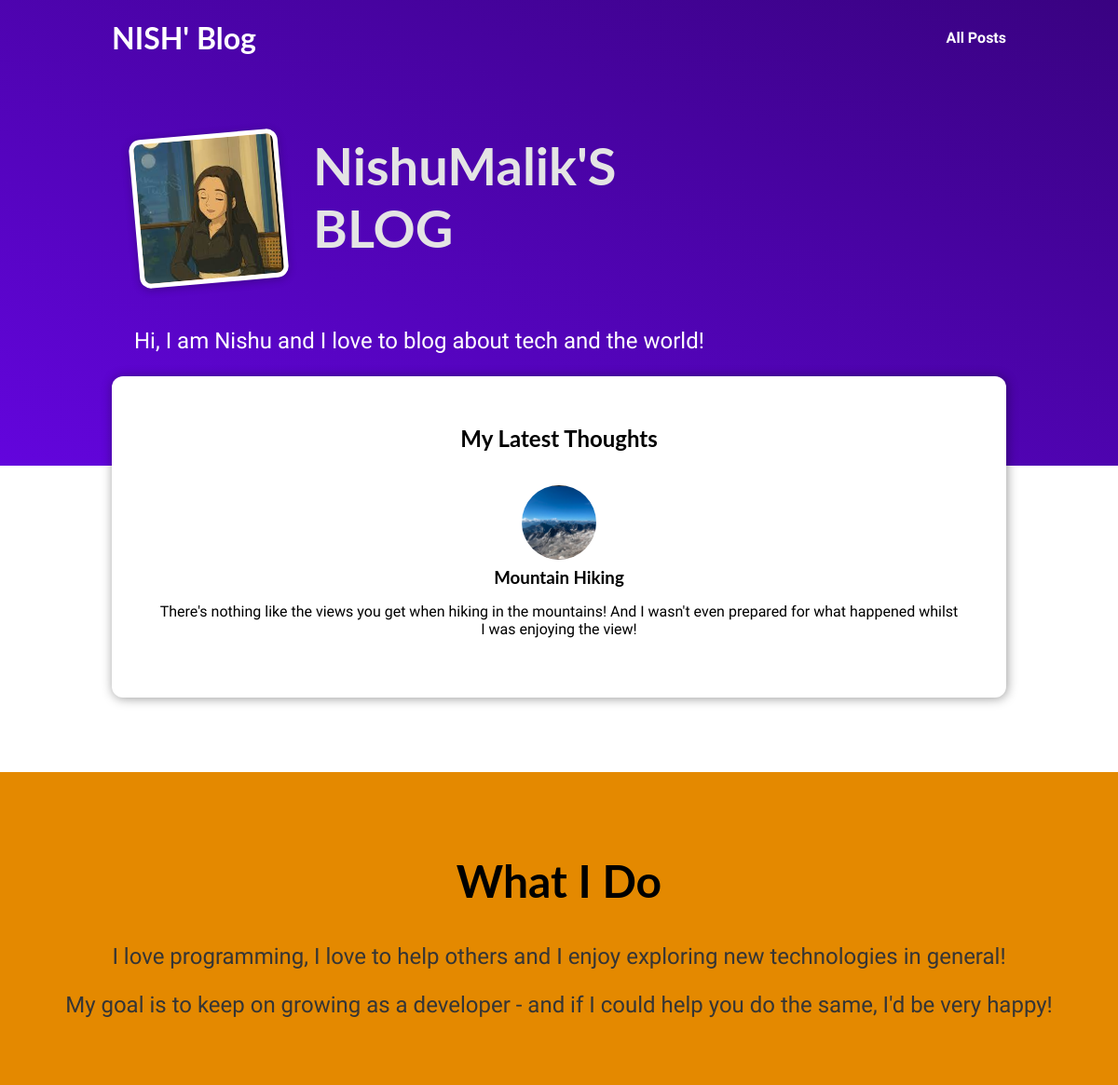
The page / on the database its author committed.
### blog/models.py (models this page shows, shortened)
class Post(models.Model):  # Capitalized model name
    slug = models.SlugField(max_length=200, unique=True, db_index=True)
    image = models.ImageField(upload_to='posts', null=True)
    date = models.DateField(auto_now=True)
    title = models.CharField(max_length=200)
    excerpt = models.TextField(max_length=300)
    content = models.TextField(validators=[MinLengthValidator(10)])
    author = models.ForeignKey(Author, on_delete=models.CASCADE, related_name='posts')
    tags = models.ManyToManyField(Tags, blank=True)

### blog/views.py (the view)
# urls.py: path("", views.StartingPageView.as_view(), name="starting-page"),
class StartingPageView(ListView):
    template_name = "blog/index.html"
    model = Post
    ordering = ["-date"]
    context_object_name = "posts"
    def get_queryset(self):
        queryset = super().get_queryset()
        data = queryset[:3]
        return data

### blog/templates/blog/index.html (shortened to what this page needs)
{% extends "base.html" %}
{% load static %}
{% block css_files %}
  <link rel="stylesheet" href="{% static "blog/post.css" %}" />
  <link rel="stylesheet" href="{% static "blog/index.css" %}" />
{% endblock %}
{% block content %}
<section id="welcome">
  <header>
    <img src="{% static "blog/images/xyz.png" %}" alt="Nishu - The Author Of This Blog" />
    <h2>NishuMalik'S BLOG</h2>
  </header>
  <p>Hi, I am Nishu and I love to blog about tech and the world!</p>
</section>
<section id="latest-posts">
  <h2>My Latest Thoughts</h2>
  <ul>
    {% for post in posts %}
      {% include "blog/includes/post.html" %}
    {% endfor %}
  </ul>
</section>
<section id="about">
  <h2>What I Do</h2>
  <p>
    I love programming, I love to help others and I enjoy exploring new
    technologies in general!
  </p>
  <p>
    My goal is to keep on growing as a developer - and if I could help you do
    the same, I'd be very happy!
  </p>
</section>
{% endblock %}

### blog/templates/blog/includes/post.html
<li>
  <article class="post">
    <a href="{% url "post-detail-page" post.slug %}">
      <img src="{{ post.image.url }}" alt="{{ post.title }}"
      />
      <div class="post__content">
        <h3>{{ post.title }}</h3>
        <p>
          {{ post.excerpt }}
        </p>
      </div>
    </a>
  </article>
</li>

### static/app.css (style rules this page uses)
* { box-sizing: border-box; }
html { font-family: 'Open Sans', 'Lato', sans-serif; }
body { margin: 0; }
h1, h2, h3 { font-family: 'Lato', sans-serif; font-weight: bold; }

### blog/static/blog/post.css (style rules this page uses)
.post { display: flex; flex-direction: column; align-items: center; text-align: center; }
.post a { text-decoration: none; color: black; transition: all 0.2s ease; padding: 1rem; }
.post img { width: 5rem; height: 5rem; object-fit: cover; border-radius: 50%; }
.post h3 { margin: 0.25rem 0; }

### blog/static/blog/index.css (style rules this page uses)
#welcome { background: linear-gradient(to right top, #6305dd, #390281); padding: 6rem 12%; }
#welcome header { display: flex; align-items: flex-start; margin: 3rem auto; }
#welcome img { width: 10rem; height: 10rem; object-fit: cover; object-position: top; border: 5px solid white; border-radius: 12px; background-color: #ffe1bf; transform: rotateZ(-5deg); box-shadow: 0 2px 8px rgba(0, 0, 0, 0.25); }
#welcome h2 { font-size: 3.5rem; margin: 0 0 0 2rem; color: #e4e4e4; width: 10rem; }
#welcome p { color: white; font-size: 1.5rem; }
#latest-posts { background-color: white; padding: 2rem; border-radius: 12px; width: 60rem; margin: -6rem auto 2rem auto; box-shadow: 1px 1px 12px rgba(0, 0, 0, 0.4); }
#latest-posts h2 { text-align: center; }
#latest-posts ul { list-style: none; margin: 0; padding: 0; display: flex; gap: 1rem; }
#latest-posts li { flex: 1; }
#about { text-align: center; padding: 3rem; background-color: #e48900; margin-top: 5rem; }
#about h2 { font-size: 3rem; }
#about p { font-size: 1.5rem; color: #353535; }

### rows shown on the page
Post: image (picture), title "Mountain Hiking", excerpt "There's nothing like the views you get when hiking in the mountains! And I wasn't even prepared for what happened whilst I was enjoying the view!"
